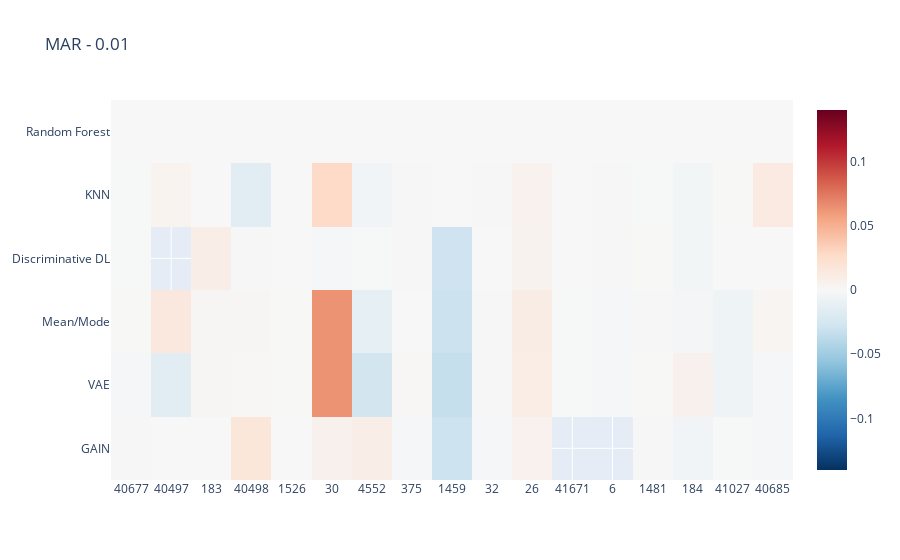
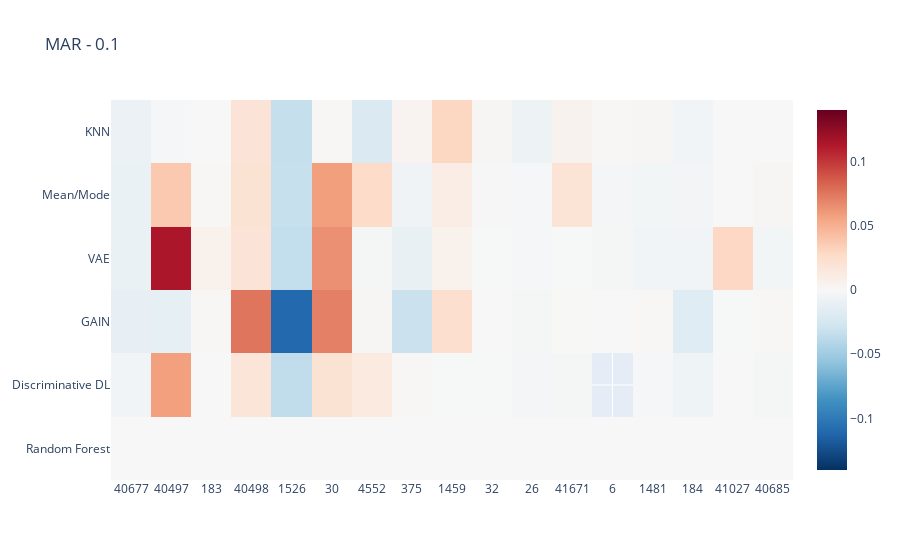
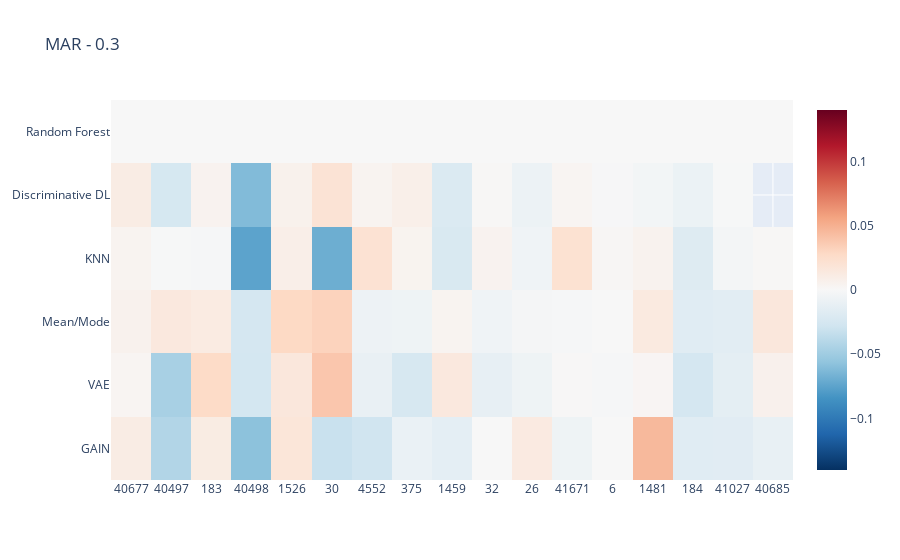
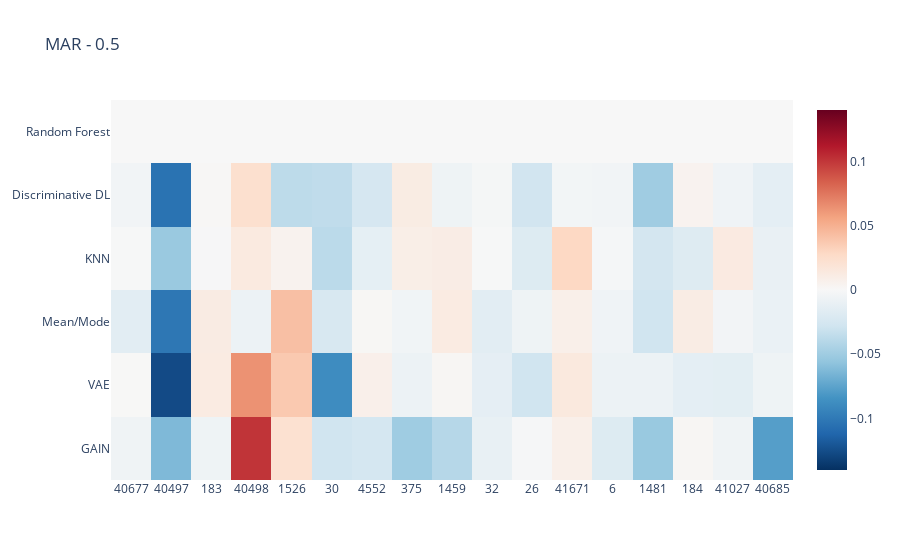

The code cell stored with these charts, in order, in its notebook:
### Code cell
# Heatmap for F1 score differences for each data constellation for each method relative to average best imputation method

heatmap_data_difference = heatmap_data_difference.astype({"Task":"string"})
data_constellations = ['MAR - 0.01', 'MAR - 0.1', 'MAR - 0.3', 'MAR - 0.5', 'MCAR - 0.01', 'MCAR - 0.1', 'MCAR - 0.3', 'MCAR - 0.5', 'MNAR - 0.01', 'MNAR - 0.1', 'MNAR - 0.3', 'MNAR - 0.5']

for i in data_constellations:
    data_constel = heatmap_data_difference.loc[df_heat['Data_Constellation'] == i]

    ### uncomment whatever you want to investigate

    ## sort by amount datapoints (ascending)
    data_constel = data_constel.sort_values(by=['NumberOfInstances'])

    ## sort by amount of features (ascending)
    #data_constel = data_constel.sort_values(by=['NumberOfFeatures'])

    ## sort by amount of datapoints and features (ascending)
    #data_constel = data_constel.sort_values(by=['NumberOfInstances', 'NumberOfFeatures'])

    ## sort by amount of categorical features and datapoints (ascending)
    #data_constel = data_constel.sort_values(by=['NumberOfCategoricalFeatures', 'NumberOfInstances'])

    ## sort by amount of numerical features and datapoints (ascending)
    #data_constel = data_constel.sort_values(by=['NumberOfNumericFeatures', 'NumberOfInstances'])
    
    Dataset_number = data_constel["Task"]
    Imputation_Method = data_constel["Imputation_Method"]
    Improvement = data_constel["Performance Difference to Average Best"]
    

    trace = go.Heatmap(
                   z=Improvement,
                   x=Dataset_number,
                   y=Imputation_Method,
                   type = 'heatmap',
                    autocolorscale= False,
                    colorscale = 'RdBu_r',
                    zmid=0,
                    zmin=(-0.14),
                    zmax=0.14,
                    )
    data = [trace]
    fig = go.Figure(data=data)
    fig.update_layout(
        title=i,
        xaxis_nticks=36)
    fig.show()
    fig.write_image("multi_heatmap_f1_score_improvement_to_avbest%s.pdf" %i)

### Figure 1 — Plotly figure (JSON) as saved in the notebook; plotly's stock layout.template omitted (floating-point values rounded to 4 significant figures)
{"data": [{"autocolorscale": false, "colorscale": [[0, "rgb(5,48,97)"], [0.1, "rgb(33,102,172)"], [0.2, "rgb(67,147,195)"], [0.3, "rgb(146,197,222)"], [0.4, "rgb(209,229,240)"], [0.5, "rgb(247,247,247)"], [0.6, "rgb(253,219,199)"], [0.7, "rgb(244,165,130)"], [0.8, "rgb(214,96,77)"], [0.9, "rgb(178,24,43)"], [1, "rgb(103,0,31)"]], "type": "heatmap", "x": ["40677", "40677", "40677", "40677", "40677", "40677", "40497", "40497", "40497", "40497", "40497", "183", "183", "183", "183", "183", "183", "40498", "40498", "40498", "40498", "40498", "40498", "1526", "1526", "1526", "1526", "1526", "1526", "30", "30", "30", "30", "30", "30", "4552", "4552", "4552", "4552", "4552", "4552", "375", "375", "375", "375", "375", "375", "1459", "1459", "1459", "1459", "1459", "1459", "32", "32", "32", "32", "32", "32", "26", "26", "26", "26", "26", "26", "41671", "41671", "41671", "6", "41671", "6", "41671", "6", "6", "6", "1481", "1481", "184", "184", "1481", "184", "184", "1481", "1481", "184", "1481", "184", "41027", "41027", "41027", "41027", "41027", "41027", "40685", "40685", "40685", "40685", "40685", "40685"], "y": ["GAIN", "VAE", "Mean/Mode", "Discriminative DL", "KNN", "Random Forest", "VAE", "Mean/Mode", "GAIN", "Random Forest", "KNN", "KNN", "Discriminative DL", "GAIN", "VAE", "Mean/Mode", "Random Forest", "VAE", "GAIN", "KNN", "Random Forest", "Mean/Mode", "Discriminative DL", "Random Forest", "GAIN", "KNN", "VAE", "Mean/Mode", "Discriminative DL", "Random Forest", "KNN", "Mean/Mode", "GAIN", "Discriminative DL", "VAE", "KNN", "Mean/Mode", "VAE", "GAIN", "Discriminative DL", "Random Forest", "Mean/Mode", "Discriminative DL", "GAIN", "VAE", "KNN", "Random Forest", "KNN", "Mean/Mode", "VAE", "Discriminative DL", "Random Forest", "GAIN", "GAIN", "Discriminative DL", "Random Forest", "KNN", "Mean/Mode", "VAE", "Random Forest", "KNN", "Mean/Mode", "VAE", "GAIN", "Discriminative DL", "KNN", "Mean/Mode", "Random Forest", "Random Forest", "Discriminative DL", "KNN", "VAE", "Mean/Mode", "VAE", "Discriminative DL", "GAIN", "Discriminative DL", "Random Forest", "KNN", "Mean/Mode", "VAE", "GAIN", "VAE", "KNN", "Discriminative DL", "Random Forest", "Mean/Mode", "Discriminative DL", "GAIN", "VAE", "KNN", "Random Forest", "Mean/Mode", "Discriminative DL", "GAIN", "VAE", "KNN", "Random Forest", "Mean/Mode"], "z": [0.0005231, -0.001301, 0.0004497, -0.0004688, -0.0004868, 0, -0.01567, 0.0147, 6.503e-05, 0, 0.004429, 3.697e-05, 0.009555, 8.759e-05, 0.001792, 0.001659, 0, 0.001411, 0.01667, -0.01627, 0, 0.002031, 0.0005007, 0, 0, 0, 0.0004748, 0.0004748, 0, 0, 0.02761, 0.06331, 0.006523, -0.001788, 0.06347, -0.004064, -0.01299, -0.02621, 0.009449, -0.0007316, 0, -0.000104, 0.0005246, -0.00148, 0.0009965, 0.0005246, 0, 0.0001135, -0.03003, -0.03303, -0.02873, 0, -0.02987, -0.001497, 0.0002853, 0, 0.0005608, -0.0009154, -0.0009083, 0, 0.005667, 0.01055, 0.0104, 0.005644, 0.004525, -7.64e-05, -0.0005739, 0, 0, 0, 0.0006493, -0.0006251, -0.001309, -0.001296, 0.0007528, 0.0005827, 0.0003872, 0, -0.003572, 0.000862, 0.006601, -0.004731, 0.0004985, -0.000646, -0.003516, 0, -0.0024, 0.0001804, -0.0004446, -0.006314, 0.0003387, 0, -0.006694, 0, -0.001319, -0.001536, 0.01254, 0, 0.002925], "zmax": 0.14, "zmid": 0, "zmin": -0.14}], "layout": {"title": {"text": "MAR - 0.01"}, "xaxis": {"nticks": 36}}}

### Figure 2 — Plotly figure (JSON) as saved in the notebook; plotly's stock layout.template omitted (floating-point values rounded to 4 significant figures)
{"data": [{"autocolorscale": false, "colorscale": [[0, "rgb(5,48,97)"], [0.1, "rgb(33,102,172)"], [0.2, "rgb(67,147,195)"], [0.3, "rgb(146,197,222)"], [0.4, "rgb(209,229,240)"], [0.5, "rgb(247,247,247)"], [0.6, "rgb(253,219,199)"], [0.7, "rgb(244,165,130)"], [0.8, "rgb(214,96,77)"], [0.9, "rgb(178,24,43)"], [1, "rgb(103,0,31)"]], "type": "heatmap", "x": ["40677", "40677", "40677", "40677", "40677", "40677", "40497", "40497", "40497", "40497", "40497", "40497", "183", "183", "183", "183", "183", "183", "40498", "40498", "40498", "40498", "40498", "40498", "1526", "1526", "1526", "1526", "1526", "1526", "30", "30", "30", "30", "30", "30", "4552", "4552", "4552", "4552", "4552", "4552", "375", "375", "375", "375", "375", "375", "1459", "1459", "1459", "1459", "1459", "1459", "32", "32", "32", "32", "32", "32", "26", "26", "26", "26", "26", "26", "41671", "41671", "41671", "41671", "6", "41671", "41671", "6", "6", "6", "6", "1481", "1481", "184", "184", "1481", "184", "1481", "1481", "1481", "184", "184", "184", "41027", "41027", "41027", "41027", "41027", "41027", "40685", "40685", "40685", "40685", "40685", "40685"], "y": ["Random Forest", "Discriminative DL", "GAIN", "VAE", "Mean/Mode", "KNN", "GAIN", "Discriminative DL", "Random Forest", "KNN", "Mean/Mode", "VAE", "KNN", "Discriminative DL", "GAIN", "VAE", "Mean/Mode", "Random Forest", "Random Forest", "Mean/Mode", "VAE", "KNN", "Discriminative DL", "GAIN", "KNN", "Random Forest", "Discriminative DL", "Mean/Mode", "VAE", "GAIN", "Discriminative DL", "GAIN", "VAE", "Mean/Mode", "Random Forest", "KNN", "Random Forest", "KNN", "Mean/Mode", "VAE", "GAIN", "Discriminative DL", "Random Forest", "Discriminative DL", "GAIN", "VAE", "Mean/Mode", "KNN", "Mean/Mode", "VAE", "GAIN", "Discriminative DL", "Random Forest", "KNN", "Random Forest", "KNN", "Mean/Mode", "GAIN", "Discriminative DL", "VAE", "Discriminative DL", "GAIN", "VAE", "Mean/Mode", "KNN", "Random Forest", "Random Forest", "KNN", "Mean/Mode", "VAE", "Random Forest", "Discriminative DL", "GAIN", "KNN", "Mean/Mode", "VAE", "GAIN", "GAIN", "Discriminative DL", "Random Forest", "KNN", "VAE", "VAE", "Mean/Mode", "KNN", "Random Forest", "GAIN", "Discriminative DL", "Mean/Mode", "Discriminative DL", "GAIN", "VAE", "Mean/Mode", "Random Forest", "KNN", "Discriminative DL", "GAIN", "Mean/Mode", "KNN", "Random Forest", "VAE"], "z": [0, -0.004072, -0.01188, -0.009231, -0.009862, -0.009052, -0.01288, 0.0582, 0, -0.001728, 0.03724, 0.1143, -0.0002951, -0.0001881, 0.001338, 0.006406, 0.001395, 0, 0, 0.02047, 0.01886, 0.01895, 0.01768, 0.07566, -0.03321, 0, -0.035, -0.03236, -0.03424, -0.1103, 0.02043, 0.0712, 0.06452, 0.05855, 0, 0.001309, 0, -0.0207, 0.027, -0.002011, 0.002331, 0.01321, 0, 0.00106, -0.03073, -0.01012, -0.005752, 0.003701, 0.009721, 0.006249, 0.02351, -0.0006626, 0, 0.03027, 0, 0.001959, 0.0005204, -0.0003654, -0.0004319, -0.0005787, -0.002605, -0.002041, -0.001262, -0.001813, -0.007127, 0, 0, 0.004809, 0.01906, -0.0007385, 0, -0.002101, 0.0004429, 0.0009962, -0.002402, -0.002203, 0.0001658, 0.001359, -0.001582, 0, -0.005356, -0.005335, -0.004991, -0.003683, 0.001946, 0, -0.01762, -0.006752, -0.004047, 0.0002328, -0.0005114, 0.02933, -3.595e-05, 0, -0.0003212, -0.002108, 0.0008866, 0.001522, -0.0001538, 0, -0.003385], "zmax": 0.14, "zmid": 0, "zmin": -0.14}], "layout": {"title": {"text": "MAR - 0.1"}, "xaxis": {"nticks": 36}}}

### Figure 3 — Plotly figure (JSON) as saved in the notebook; plotly's stock layout.template omitted (floating-point values rounded to 4 significant figures)
{"data": [{"autocolorscale": false, "colorscale": [[0, "rgb(5,48,97)"], [0.1, "rgb(33,102,172)"], [0.2, "rgb(67,147,195)"], [0.3, "rgb(146,197,222)"], [0.4, "rgb(209,229,240)"], [0.5, "rgb(247,247,247)"], [0.6, "rgb(253,219,199)"], [0.7, "rgb(244,165,130)"], [0.8, "rgb(214,96,77)"], [0.9, "rgb(178,24,43)"], [1, "rgb(103,0,31)"]], "type": "heatmap", "x": ["40677", "40677", "40677", "40677", "40677", "40677", "40497", "40497", "40497", "40497", "40497", "40497", "183", "183", "183", "183", "183", "183", "40498", "40498", "40498", "40498", "40498", "40498", "1526", "1526", "1526", "1526", "1526", "1526", "30", "30", "30", "30", "30", "30", "4552", "4552", "4552", "4552", "4552", "4552", "375", "375", "375", "375", "375", "375", "1459", "1459", "1459", "1459", "1459", "1459", "32", "32", "32", "32", "32", "32", "26", "26", "26", "26", "26", "26", "41671", "41671", "41671", "41671", "6", "41671", "6", "41671", "6", "6", "6", "6", "1481", "1481", "184", "1481", "184", "184", "1481", "1481", "184", "1481", "184", "184", "41027", "41027", "41027", "41027", "41027", "41027", "40685", "40685", "40685", "40685", "40685"], "y": ["GAIN", "VAE", "Mean/Mode", "KNN", "Discriminative DL", "Random Forest", "GAIN", "VAE", "Discriminative DL", "Random Forest", "KNN", "Mean/Mode", "KNN", "Discriminative DL", "GAIN", "VAE", "Mean/Mode", "Random Forest", "Mean/Mode", "VAE", "GAIN", "Random Forest", "KNN", "Discriminative DL", "Random Forest", "GAIN", "KNN", "VAE", "Mean/Mode", "Discriminative DL", "Random Forest", "KNN", "Mean/Mode", "GAIN", "Discriminative DL", "VAE", "KNN", "Mean/Mode", "VAE", "GAIN", "Discriminative DL", "Random Forest", "Mean/Mode", "Discriminative DL", "GAIN", "VAE", "KNN", "Random Forest", "KNN", "Mean/Mode", "VAE", "GAIN", "Random Forest", "Discriminative DL", "GAIN", "Discriminative DL", "Random Forest", "KNN", "Mean/Mode", "VAE", "Random Forest", "KNN", "Mean/Mode", "VAE", "GAIN", "Discriminative DL", "KNN", "Mean/Mode", "VAE", "Random Forest", "Random Forest", "Discriminative DL", "KNN", "GAIN", "Mean/Mode", "VAE", "GAIN", "Discriminative DL", "GAIN", "Discriminative DL", "Random Forest", "Mean/Mode", "Mean/Mode", "VAE", "VAE", "KNN", "GAIN", "Random Forest", "Discriminative DL", "KNN", "Discriminative DL", "GAIN", "Mean/Mode", "KNN", "Random Forest", "VAE", "GAIN", "VAE", "KNN", "Random Forest", "Mean/Mode"], "z": [0.0113, 0.00297, 0.005971, 0.004019, 0.01092, 0, -0.04159, -0.04631, -0.02408, 0, -0.0007165, 0.0148, -0.001647, 0.0048, 0.01149, 0.0273, 0.01201, 0, -0.02511, -0.02553, -0.05766, 0, -0.07509, -0.06149, 0, 0.01734, 0.008502, 0.01555, 0.02873, 0.006467, 0, -0.06908, 0.03204, -0.03153, 0.01983, 0.03872, 0.02117, -0.00767, -0.01015, -0.02814, 0.004305, 0, -0.006688, 0.008045, -0.009319, -0.02383, 0.004478, 0, -0.02217, 0.003816, 0.01477, -0.01365, 0, -0.02052, 0.0001309, 0.001176, 0, 0.004833, -0.005911, -0.01208, 0, -0.00591, -0.00252, -0.006431, 0.01267, -0.008071, 0.02131, -0.001179, 0.0008292, 0, 0, 0.0027, 0.00201, -0.00649, -0.0003051, -0.001237, 0.0002745, -0.000932, 0.04547, -0.003463, 0, 0.01349, -0.0171, -0.02489, 0.00252, 0.005234, -0.01671, 0, -0.008552, -0.01835, -0.0004165, -0.01657, -0.01543, -0.002618, 0, -0.01421, -0.01113, 0.006611, 0.001279, 0, 0.01559], "zmax": 0.14, "zmid": 0, "zmin": -0.14}], "layout": {"title": {"text": "MAR - 0.3"}, "xaxis": {"nticks": 36}}}

### Figure 4 — Plotly figure (JSON) as saved in the notebook; plotly's stock layout.template omitted (floating-point values rounded to 4 significant figures)
{"data": [{"autocolorscale": false, "colorscale": [[0, "rgb(5,48,97)"], [0.1, "rgb(33,102,172)"], [0.2, "rgb(67,147,195)"], [0.3, "rgb(146,197,222)"], [0.4, "rgb(209,229,240)"], [0.5, "rgb(247,247,247)"], [0.6, "rgb(253,219,199)"], [0.7, "rgb(244,165,130)"], [0.8, "rgb(214,96,77)"], [0.9, "rgb(178,24,43)"], [1, "rgb(103,0,31)"]], "type": "heatmap", "x": ["40677", "40677", "40677", "40677", "40677", "40677", "40497", "40497", "40497", "40497", "40497", "40497", "183", "183", "183", "183", "183", "183", "40498", "40498", "40498", "40498", "40498", "40498", "1526", "1526", "1526", "1526", "1526", "1526", "30", "30", "30", "30", "30", "30", "4552", "4552", "4552", "4552", "4552", "4552", "375", "375", "375", "375", "375", "375", "1459", "1459", "1459", "1459", "1459", "1459", "32", "32", "32", "32", "32", "32", "26", "26", "26", "26", "26", "26", "41671", "41671", "41671", "41671", "6", "41671", "6", "41671", "6", "6", "6", "6", "1481", "1481", "184", "1481", "184", "184", "1481", "1481", "184", "1481", "184", "184", "41027", "41027", "41027", "41027", "41027", "41027", "40685", "40685", "40685", "40685", "40685", "40685"], "y": ["GAIN", "VAE", "Mean/Mode", "KNN", "Discriminative DL", "Random Forest", "GAIN", "VAE", "Discriminative DL", "Random Forest", "KNN", "Mean/Mode", "KNN", "Discriminative DL", "GAIN", "VAE", "Mean/Mode", "Random Forest", "Mean/Mode", "VAE", "GAIN", "Random Forest", "KNN", "Discriminative DL", "Random Forest", "GAIN", "KNN", "VAE", "Mean/Mode", "Discriminative DL", "Random Forest", "KNN", "Mean/Mode", "GAIN", "Discriminative DL", "VAE", "KNN", "Mean/Mode", "VAE", "GAIN", "Discriminative DL", "Random Forest", "Mean/Mode", "Discriminative DL", "GAIN", "VAE", "KNN", "Random Forest", "KNN", "Mean/Mode", "VAE", "GAIN", "Random Forest", "Discriminative DL", "GAIN", "Discriminative DL", "Random Forest", "KNN", "Mean/Mode", "VAE", "Random Forest", "KNN", "Mean/Mode", "VAE", "GAIN", "Discriminative DL", "KNN", "Mean/Mode", "VAE", "Random Forest", "Random Forest", "Discriminative DL", "KNN", "GAIN", "Mean/Mode", "VAE", "GAIN", "Discriminative DL", "GAIN", "Discriminative DL", "Random Forest", "Mean/Mode", "Mean/Mode", "VAE", "VAE", "KNN", "GAIN", "Random Forest", "Discriminative DL", "KNN", "Discriminative DL", "GAIN", "VAE", "KNN", "Random Forest", "Mean/Mode", "Discriminative DL", "GAIN", "VAE", "KNN", "Random Forest", "Mean/Mode"], "z": [-0.006134, 0.0003957, -0.01574, -0.0005516, -0.004222, 0, -0.06256, -0.1263, -0.1042, 0, -0.0525, -0.1017, -0.001069, 0.0009902, -0.006522, 0.01202, 0.01157, 0, -0.008363, 0.0637, 0.101, 0, 0.01315, 0.02315, 0, 0.02198, 0.005423, 0.03745, 0.04238, -0.0371, 0, -0.03773, -0.02299, -0.0278, -0.03569, -0.08814, -0.01318, 0.001477, 0.00751, -0.02516, -0.0245, 0, -0.005111, 0.01148, -0.05028, -0.008471, 0.009158, 0, 0.01052, 0.01236, 0.002194, -0.03982, 0, -0.006355, -0.01096, -0.002112, 0, -0.0005272, -0.01527, -0.01348, 0, -0.01935, -0.006397, -0.02793, -0.00164, -0.02727, 0.0291, 0.008113, 0.01432, 0, 0, -0.003455, -0.001967, 0.007876, -0.005951, -0.008372, -0.01937, -0.004449, -0.05269, -0.04998, 0, -0.02803, 0.01093, -0.01366, -0.008318, -0.02612, 0.002213, 0, 0.004574, -0.01878, -0.005771, -0.006215, -0.01443, 0.01287, 0, -0.00397, -0.01383, -0.07767, -0.006393, -0.01044, 0, -0.009698], "zmax": 0.14, "zmid": 0, "zmin": -0.14}], "layout": {"title": {"text": "MAR - 0.5"}, "xaxis": {"nticks": 36}}}
